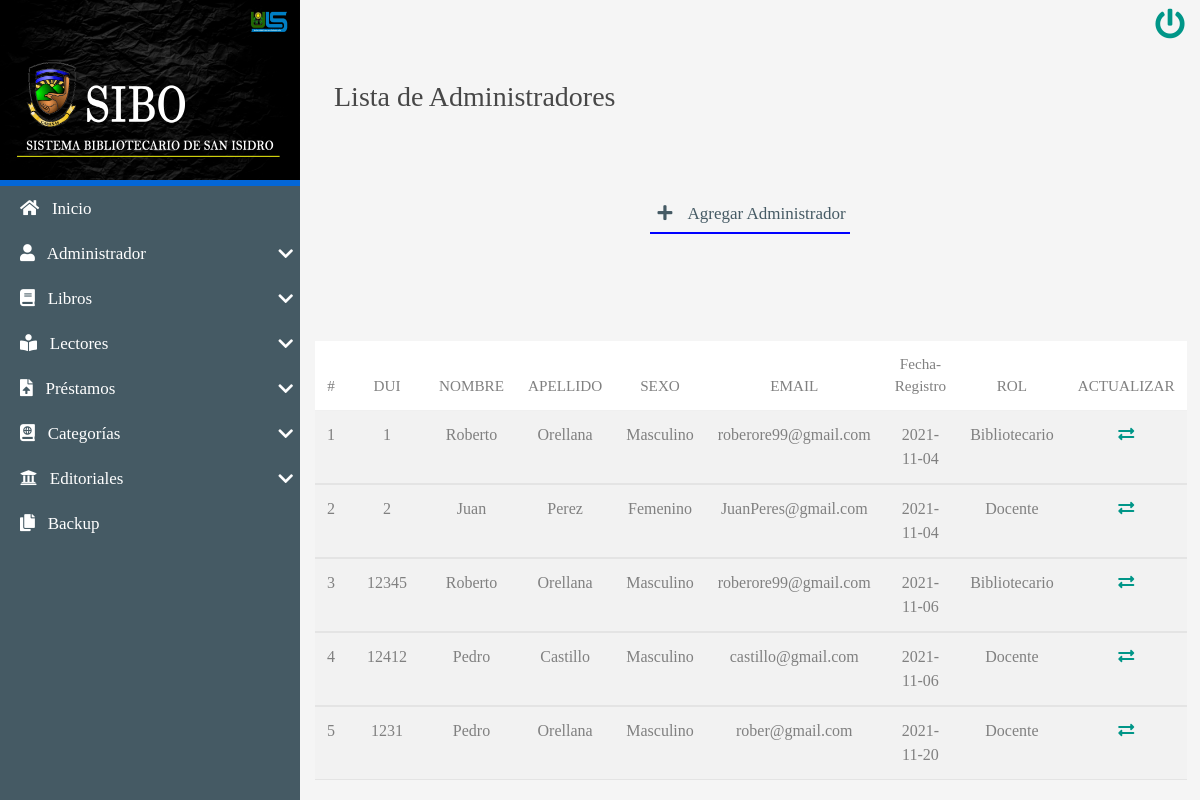
Before: /CRUD/READ/ListaAdmin.php (signed in) with the older database file.
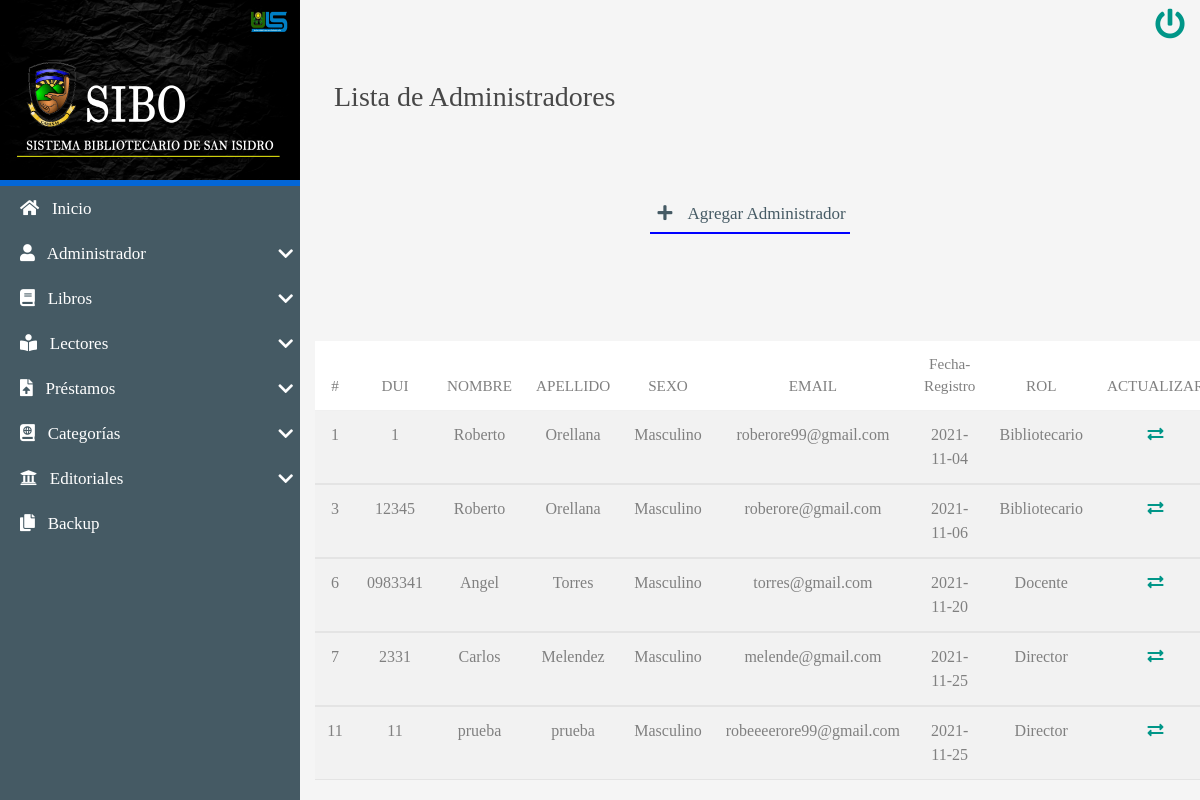
After: the same page with the newer database file.
### tables this page shows
CREATE TABLE `administradores` (
  `idAdmin` int(8) NOT NULL AUTO_INCREMENT,
  `DUI` varchar(10) NOT NULL,
  `adminNombre` varchar(250) NOT NULL,
  `adminApellido` varchar(250) NOT NULL,
  `sexo` varchar(15) NOT NULL,
  `email` varchar(100) NOT NULL,
  `fechaRegistro` date NOT NULL DEFAULT current_timestamp(),
  `usuario` varchar(45) NOT NULL,
  `contraseña` varchar(45) NOT NULL,
  `rol` int(8) NOT NULL,
  PRIMARY KEY (`idAdmin`),
  KEY `rol` (`rol`),
  CONSTRAINT `administradores_ibfk_1` FOREIGN KEY (`rol`) REFERENCES `rol` (`id`) ON DELETE CASCADE ON UPDATE CASCADE
);

CREATE TABLE `rol` (
  `id` int(8) NOT NULL AUTO_INCREMENT,
  `descripcion` varchar(15) NOT NULL,
  PRIMARY KEY (`id`)
);

### CRUD/READ/ListaAdmin.php (the view, shortened to what the changed rows need)
<!DOCTYPE html>
<html lang="es">
<head>
   <?php include'../../INCLUDES/link2.php'; ?>
</head>
<body>
    <main class="full-box main-container">
        <section class="full-box page-content">
            <div class="container-fluid">
               <br><br><br>
                       <table class="table table-striped">
                        <thead>
                            <tr class="text-center roboto-medium">
                                <th>#</th>
                                <th>DUI</th>
                                <th>NOMBRE</th>
                                <th>APELLIDO</th>
                                <th>SEXO</th>
                                <th>EMAIL</th>
                                <th>Fecha-Registro</th>
                                <th>ROL</th>
                                <th>ACTUALIZAR</th>
                            </tr>
                        </thead>
                        <?php
                  include'../../BD/conexionBD.php';
            $por_pagina=8;
            if (empty($_GET['pagina']))
            {
                $pagina=1;
            }else{
                $pagina=$_GET['pagina'];
            }
            $desde=($pagina-1)*$por_pagina;
            $query=mysqli_query($mysqli,"SELECT a.idAdmin,a.DUI,a.adminNombre,a.adminApellido,a.sexo,a.email,a.fechaRegistro,r.descripcion FROM administradores a INNER JOIN rol r ON a.rol=r.id ORDER BY a.idAdmin ASC LIMIT $desde , $por_pagina");
            $resultado=mysqli_num_rows($query);
            if($resultado>0){
                while ($data= mysqli_fetch_array($query)) {
                              ?>
                        <tbody>
                        <tr class="text-center">
                            <td><?php echo $data['idAdmin']; ?></td>
                            <td><?php echo $data['DUI']; ?></td>
                            <td><?php echo $data['adminNombre']; ?></td>
                            <td><?php echo $data['adminApellido']; ?></td>
                            <td><?php echo $data['sexo']; ?></td>
                            <td><?php echo $data['email']; ?></td>
                            <td><?php echo $data['fechaRegistro']; ?></td>
                            <td><?php echo $data['descripcion']; ?></td>
                            <td><a href="../UPDATE/ActualizarAdmin.php?id=<?php echo $data['idAdmin']; ?>"><i class="fas fa-exchange-alt"></i></a></td>
                        </tr>
             </tbody>
              <?php
                 }
            }
            ?>
             </table>
              </div>
               </section>
    </main>
</body>
</html>

Changed rows visible on the page:
removed administradores: idAdmin "2", DUI "2", adminNombre "Juan", adminApellido "Perez", sexo "Femenino", email "JuanPeres@gmail.com", fechaRegistro "2021-11-04", rol.descripcion "Docente"
removed administradores: idAdmin "4", DUI "12412", adminNombre "Pedro", adminApellido "Castillo", sexo "Masculino", email "castillo@gmail.com", fechaRegistro "2021-11-06", rol.descripcion "Docente"
removed administradores: idAdmin "5", DUI "1231", adminNombre "Pedro", adminApellido "Orellana", sexo "Masculino", email "rober@gmail.com", fechaRegistro "2021-11-20", rol.descripcion "Docente"
changed administradores id 3: email "roberore99@gmail.com" → "roberore@gmail.com"
now on this page (row unchanged): administradores: idAdmin "6", DUI "0983341", adminNombre "Angel", adminApellido "Torres", sexo "Masculino", email "torres@gmail.com", fechaRegistro "2021-11-20", rol.descripcion "Docente"
added administradores: idAdmin "7", DUI "2331", adminNombre "Carlos", adminApellido "Melendez", sexo "Masculino", email "melende@gmail.com", fechaRegistro "2021-11-25", rol.descripcion "Director"
added administradores: idAdmin "11", DUI "11", adminNombre "prueba", adminApellido "prueba", sexo "Masculino", email "robeeeerore99@gmail.com", fechaRegistro "2021-11-25", rol.descripcion "Director"
